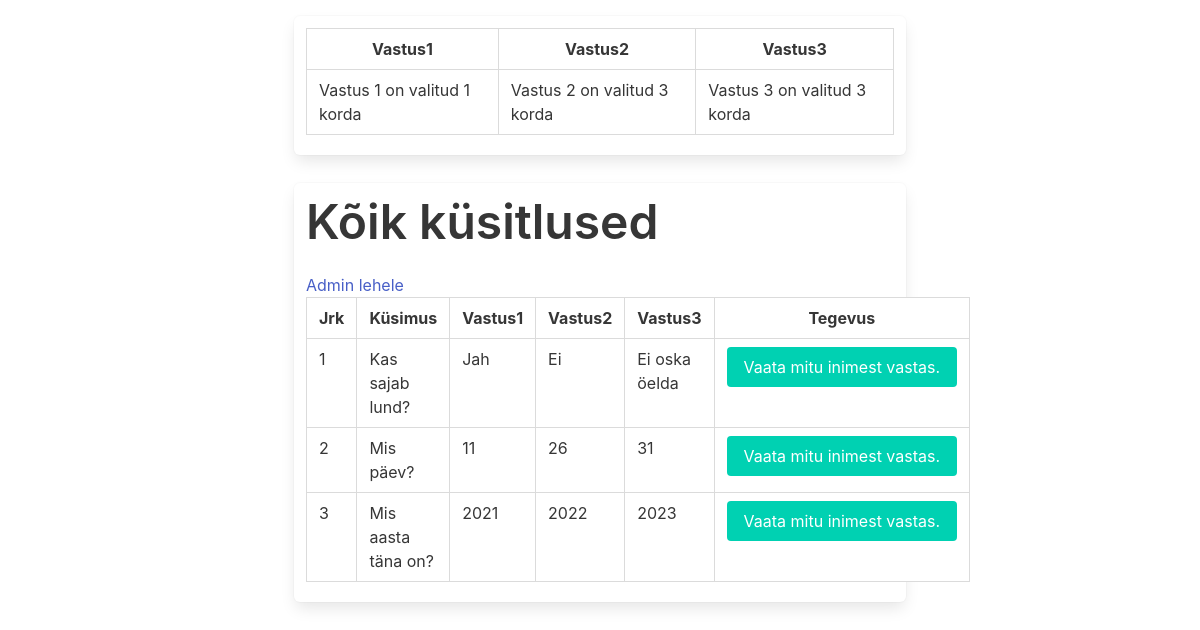
The page /read.php?id=6 on the database its author committed.
### tables this page shows
CREATE TABLE `questions` (
  `id` int(11) NOT NULL,
  `question` text NOT NULL,
  `answer1` varchar(20) NOT NULL,
  `answer2` varchar(20) NOT NULL,
  `answer3` varchar(20) NOT NULL
);

### config/common.php (called while the page is built, shortened)
<?php
function escape($html) {
    return htmlspecialchars($html, ENT_QUOTES | ENT_SUBSTITUTE, 'UTF-8');
}
?>

### read.php (the view, shortened to what this page needs)
<?php
try {
    require 'config/config.php';
    require 'config/common.php';
    $connection = new PDO($dsn, USERNAME, PASSWORD, $options);
    $connection->exec("SET NAMES utf8");
    $sql = 'SELECT * FROM questions';
    $statement = $connection->prepare($sql);
    $statement->execute();
    $resultR = $statement->fetchAll();
} catch (PDOException $error) {
    echo 'SQL: <strong>' . $sql . '</strong><br />' . $error->getMessage();
}
?>
<?php
require 'templates/header.php';
if (isset($_GET['id'])) {
    try {
        $connection = new PDO($dsn, USERNAME, PASSWORD, $options);
        $id = $_GET['id'];
        $sql = 'SELECT * FROM answers WHERE question_id = :id AND answer = "answer1"';
        $statement = $connection->prepare($sql);
        $statement->bindValue(':id', $id);
        $statement->execute();
        $resultID1 = $statement->fetchAll();
        $sql = 'SELECT * FROM answers WHERE question_id = :id AND answer = "answer2"';
        $statement = $connection->prepare($sql);
        $statement->bindValue(':id', $id);
        $statement->execute();
        $resultID2 = $statement->fetchAll();
        $sql = 'SELECT * FROM answers WHERE question_id = :id AND answer = "answer3"';
        $statement = $connection->prepare($sql);
        $statement->bindValue(':id', $id);
        $statement->execute();
        $resultID3 = $statement->fetchAll();
?>
        <div class="columns is-centered mt-2">
            <div class="column box is-half m-2">
                <form class="mb-2">
                    <table class="table is-hoverable is-bordered is-fullwidth mb-2">
                        <thead class="has-text-centered">
                            <tr>
                                <th>Vastus1</th>
                                <th>Vastus2</th>
                                <th>Vastus3</th>
                            </tr>
                        </thead>
                        <body>
                            <tr>
                                <td>Vastus 1 on valitud <?php echo (count($resultID1)); ?> korda </td>
                                <td>Vastus 2 on valitud <?php echo (count($resultID2)); ?> korda </td>
                                <td>Vastus 3 on valitud <?php echo (count($resultID3)); ?> korda </td>
                            </tr>
                        </body>
                    </table>
                </form>
            </div>
        </div>
<?php
    } catch (PDOException $error) {
        echo $error->getMessage();
    }
}
?>
<div class="columns is-centered mt-2">
    <div class="column box is-half m-2">
        <h1 class="title is-1">Kõik küsitlused</h1>
        <form action="" method="POST" class="mb-2">
            <a href="admin.php">Admin lehele</a>
            <?php
            if ($resultR && $statement->rowCount() > 0) {
            ?>
                <table class="table is-hoverable is-bordered is-fullwidth">
                    <thead class="has-text-centered">
                        <tr>
                            <th>Jrk</th>
                            <th>Küsimus</th>
                            <th>Vastus1</th>
                            <th>Vastus2</th>
                            <th>Vastus3</th>
                            <th>Tegevus</th>
                        </tr>
                    </thead>
                    <body>
                        <?php
                        $nr = 1;
                        foreach ($resultR as $row) {
                        ?>
                            <tr>
                                <td><?php echo $nr; ?></td>
                                <td><?php echo escape($row['question']); ?></td>
                                <td><?php echo escape($row['answer1']); ?></td>
                                <td><?php echo escape($row['answer2']); ?></td>
                                <td><?php echo escape($row['answer3']); ?></td>
                                <td><a href="read.php?id=<?php echo $row['id']; ?>" class="button is-primary">Vaata mitu inimest vastas.</a></td>
                            </tr>
                        <?php
                            $nr++;
                        }
                        ?>
                    </body>
                </table>
            <?php
            } else {
            ?>
                <p class="has-text-centered">Kirjeid ei leitud.</p>
            <?php
            }
            ?>
    </div>
</div>
<?php require 'templates/footer.php'; ?>

### templates/header.php (shortened to what this page needs)
<!DOCTYPE html>
<html lang="en">
<head>
    <link rel="stylesheet" href="css/bulma.min.css">
</head>
<body>

### templates/footer.php
</body>
</html>

### rows shown on the page
questions: question "Kas sajab lund?", answer1 "Jah", answer2 "Ei", answer3 "Ei oska öelda"
questions: question "Mis päev?", answer1 "11", answer2 "26", answer3 "31"
questions: question "Mis aasta täna on?", answer1 "2021", answer2 "2022", answer3 "2023"

### other values the page prints
count($resultID1) "1"
count($resultID2) "3"
count($resultID3) "3"
